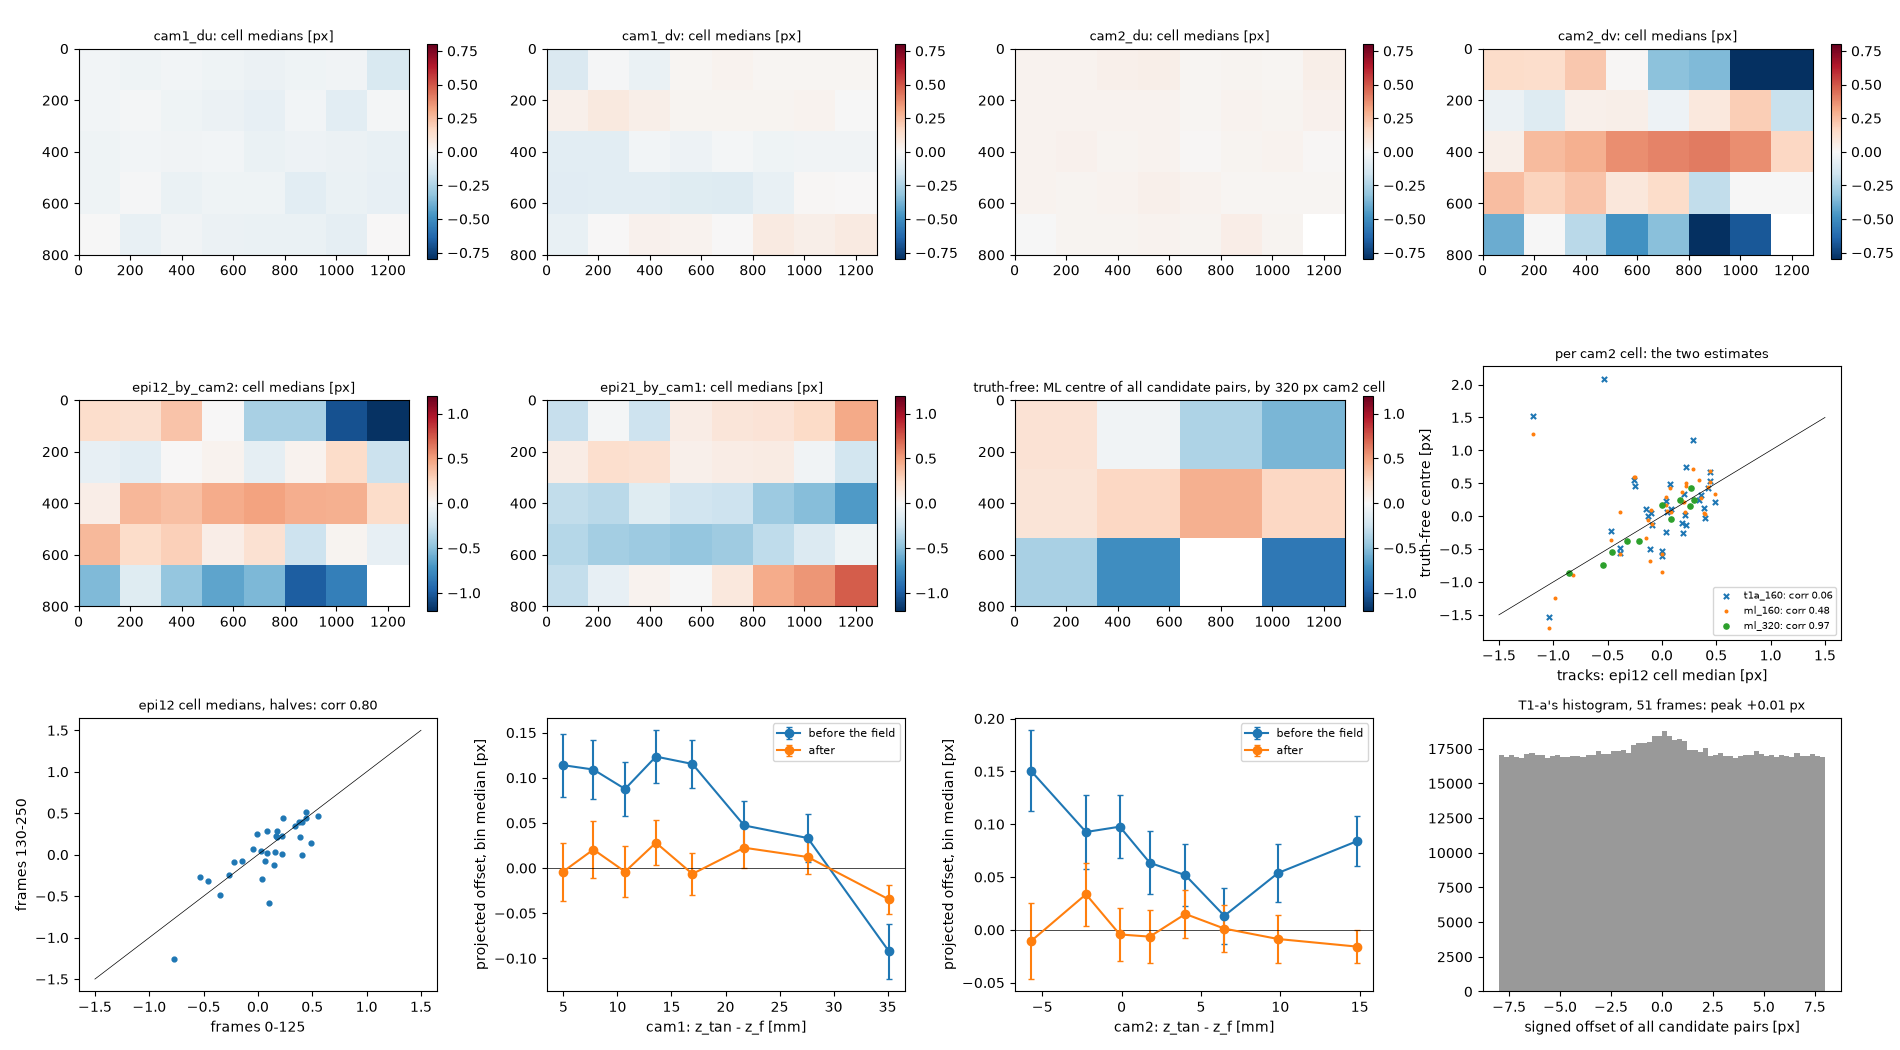

This figure's Python source:
"""V0 (plan, section 3): is there a pattern in T1's residuals that an image-space field can correct?

    python v0_pattern.py [--name t1_m15] [--gate 3]

Data: gather.py's frames of T1's 15 px run (every 5th of frames 0-250; the long tracks of at least 10 points; each
point paired one to one with the line detector's detections within GATE px in both cameras).
  1. The pairing: the share of points paired at 2, 3, 4 and 6 px, and the residuals' spread at each gate.
  2. The residuals per camera, du, dv = detection - the track's projection (whose 3-D point the tracker fitted to both
     cameras), and their spread against the detection's box length along each axis.
  3. Maps by region (cells of 160 px): per camera the medians of du and dv, and the signed offset across the epipolar
     curve (cam2's detection minus cam1's curve, by cam2's cell; cam1's against cam2's curve, by cam1's cell); the RMS of
     the cell medians, also with the medians' noise taken off.
  4. Stability: the same maps from frames 0-125 and 130-250; the correlation of the cell medians.
  5. A truth-free estimate that uses no tracks: per cam2 cell, the centre of the true pairs' peak in the signed offsets
     of all of S2's candidate pairs, against the tracks' cell medians: if ghosts drove the tracks' pattern, the two would
     differ.  T1-a's method (the excess's centroid about the histogram's maximum) proved too noisy per 160 px cell
     (the true pairs stand about 1.7 sigma above the floor per bin), so the judgement uses the maximum-likelihood
     centre (a Gaussian on a sloped floor, selfcal.peak_ml) per 320 px cell; all three are reported.
  6. The field: the projected fit (selfcal.fit_field) on all points, its bending weight by held-out loss (fitted on
     frames 0, 10, ..., judged on 5, 15, ...) and the noise model by the residuals; the fit on each half of the frames;
     the fields' agreement between the halves in the observable (the epipolar offset each predicts at the held-out
     points); the coverage and the standard error.
  7. Depth against image position: the offsets binned by each camera's depth (z_tan - z_f, the side and distance from
     focus) before the fit, and the residual after it; the image field's own size (the RMS of the offset it predicts)
     against the residual's depth trend (the RMS of its depth-bin medians, noise taken off).
Judged (plan): a real pattern when the regional medians' RMS (noise taken off) is at least 0.3 px, the halves agree
(correlation >= 0.7) and the two estimates agree; stop if the offsets depend on depth more than on image position.
Writes v0_pattern_out.txt, .json, v0_pattern.png, v0_fields.png and data/fields/t1_m15_{all,h1,h2,fit}.npz.
"""
from __future__ import annotations

import argparse
import math
import os

import numpy as np

import selfcal as sc

LAMS = [1e4, 1e5, 1e6, 1e7, 1e8, 1e9]
HALF = 125


def corr(a, b):
    ok = np.isfinite(a) & np.isfinite(b)
    if ok.sum() < 3:
        return float("nan"), int(ok.sum())
    return float(np.corrcoef(a[ok], b[ok])[0, 1]), int(ok.sum())


def depth_bins(x, y, nb=8):
    """Quantile bins of x: centres, medians of y, their standard errors."""
    ok = np.isfinite(x) & np.isfinite(y)
    edges = np.quantile(x[ok], np.linspace(0, 1, nb + 1))
    cs, ms, ses, ns = [], [], [], []
    for lo, hi in zip(edges[:-1], edges[1:]):
        m = ok & (x >= lo) & (x <= hi)
        if m.sum() < 20:
            continue
        v = y[m]
        md = float(np.median(v))
        cs.append(float(np.median(x[m])))
        ms.append(md)
        ses.append(1.2533 * 1.4826 * float(np.median(np.abs(v - md))) / math.sqrt(m.sum()))
        ns.append(int(m.sum()))
    cs, ms, ses, ns = map(np.array, (cs, ms, ses, ns))
    mu = float(np.average(ms, weights=ns))
    raw = float(np.sqrt(np.average((ms - mu) ** 2, weights=ns)))
    corrected = math.sqrt(max(raw ** 2 - float(np.average(ses ** 2, weights=ns)), 0.0))
    return {"centres": cs.tolist(), "medians": ms.tolist(), "se": ses.tolist(), "n": ns.tolist(), "rms": raw,
            "rms_noise_corrected": corrected}


def main():
    ap = argparse.ArgumentParser()
    ap.add_argument("--name", default="t1_m15")
    ap.add_argument("--gate", type=float, default=sc.R_PAIR)
    args = ap.parse_args()
    log = sc.Log("v0_pattern")
    recs = sc.load_gather(args.name)
    frames = [int(g["t"]) for g in recs]
    out = {"gather": args.name, "frames": frames, "gate_px": args.gate}
    log(f"V0 on {args.name}: {len(recs)} frames ({frames[0]}..{frames[-1]}), gate {args.gate} px")
    shape = sc.load_json(os.path.join(sc.CASE_DATA, "T1_shape.json"))
    zf = [c["z_f_mm"] for c in shape["cameras"]]

    # 1. the pairing at several gates
    n_all = sum(len(g["X"]) for g in recs)
    pg = {}
    for gate in (2.0, 3.0, 4.0, 6.0):
        fdg = sc.fitdata(recs, gate)
        rr = fdg.r
        pg[gate] = {"points": len(fdg), "share": len(fdg) / max(n_all, 1),
                    "rms": [[float(np.sqrt(np.mean(rr[:, c, k] ** 2))) for k in (0, 1)] for c in (0, 1)]}
        log(f"  gate {gate:.0f} px: {len(fdg)} of {n_all} long-track points paired in both cameras "
            f"({100 * pg[gate]['share']:.0f} %); RMS du, dv cam1 {pg[gate]['rms'][0][0]:.3f}, {pg[gate]['rms'][0][1]:.3f}"
            f", cam2 {pg[gate]['rms'][1][0]:.3f}, {pg[gate]['rms'][1][1]:.3f} px")
    out["pairing"] = {str(k): v for k, v in pg.items()}
    fd = sc.fitdata(recs, args.gate)
    log(f"  using gate {args.gate} px: {len(fd)} points, {len(np.unique(fd.track))} tracks")

    # epipolar offsets of the same points (gather.py: epi12 by cam2's detection, epi21 by cam1's)
    e12 = np.concatenate([g["epi12"][((g["pair"] >= 0) & (g["pair_dist"] <= args.gate)).all(axis=1)
                                     & np.all(np.isfinite(g["J"].reshape(len(g["X"]), -1)), axis=1)]
                          for g in recs if len(g["X"])])
    e21 = np.concatenate([g["epi21"][((g["pair"] >= 0) & (g["pair_dist"] <= args.gate)).all(axis=1)
                                     & np.all(np.isfinite(g["J"].reshape(len(g["X"]), -1)), axis=1)]
                          for g in recs if len(g["X"])])
    zt = [np.concatenate([g[f"z_track{c}"][((g["pair"] >= 0) & (g["pair_dist"] <= args.gate)).all(axis=1)
                                           & np.all(np.isfinite(g["J"].reshape(len(g["X"]), -1)), axis=1)]
                          for g in recs if len(g["X"])]) for c in (0, 1)]
    assert len(e12) == len(fd)
    obs0 = sc.observable(fd, fd.r)
    ok_o = np.isfinite(obs0) & np.isfinite(e12)
    k_lin = float(np.polyfit(obs0[ok_o], e12[ok_o], 1)[0])
    log(f"  the epipolar offset (cam2 detection - cam1's curve): median {np.nanmedian(e12):+.3f} px, RMS "
        f"{np.sqrt(np.nanmean(e12 ** 2)):.3f}, robust SD {1.4826 * np.nanmedian(np.abs(e12 - np.nanmedian(e12))):.3f}; "
        f"the projected residual of the same points: robust SD {1.4826 * np.nanmedian(np.abs(obs0 - np.nanmedian(obs0))):.3f}"
        f" (offset = {k_lin:.3f} x projected; correlation {corr(obs0, e12)[0]:.4f})")
    out["epipolar_offset"] = {"median": float(np.nanmedian(e12)), "rms": float(np.sqrt(np.nanmean(e12 ** 2))),
                              "offset_per_projected": k_lin, "corr_projected": corr(obs0, e12)[0]}

    # 2. residuals against the box lengths
    out["residuals"] = {}
    for c in (0, 1):
        rec = {}
        for k, ax in ((0, "u"), (1, "v")):
            r = fd.r[:, c, k]
            L = np.abs(fd.L[:, c, k])
            bins = [0, 2, 5, 10, 20, 60]
            rows = []
            for lo, hi in zip(bins[:-1], bins[1:]):
                m = (L >= lo) & (L < hi)
                if m.sum() < 20:
                    continue
                rows.append({"L": [lo, hi], "n": int(m.sum()), "median": float(np.median(r[m])),
                             "robust_sd": float(1.4826 * np.median(np.abs(r[m] - np.median(r[m]))))})
            rec[ax] = {"median": float(np.median(r)), "rms": float(np.sqrt(np.mean(r ** 2))),
                       "robust_sd": float(1.4826 * np.median(np.abs(r - np.median(r)))), "by_length": rows}
            log(f"  cam{c + 1} d{ax}: median {rec[ax]['median']:+.3f}, RMS {rec[ax]['rms']:.3f}, robust SD "
                f"{rec[ax]['robust_sd']:.3f} px; by the box length along {ax}: "
                + "; ".join(f"{q['L'][0]}-{q['L'][1]} px: {q['robust_sd']:.2f} (n {q['n']})" for q in rows))
        out["residuals"][f"cam{c + 1}"] = rec

    # 3. maps by region; 4. the halves
    maps = {}
    h1 = fd.frame <= HALF
    def mk(uv, val, sel=None):
        s = np.ones(len(val), bool) if sel is None else sel
        n, med, se = sc.cell_stats(uv[s], val[s])
        return n, med, se
    items = {"cam1_du": (fd.d[:, 0], fd.r[:, 0, 0]), "cam1_dv": (fd.d[:, 0], fd.r[:, 0, 1]),
             "cam2_du": (fd.d[:, 1], fd.r[:, 1, 0]), "cam2_dv": (fd.d[:, 1], fd.r[:, 1, 1]),
             "epi12_by_cam2": (fd.d[:, 1], e12), "epi21_by_cam1": (fd.d[:, 0], e21)}
    for key, (uv, val) in items.items():
        n, med, se = mk(uv, val)
        n1, m1, s1 = mk(uv, val, h1)
        n2, m2, s2 = mk(uv, val, ~h1)
        st = sc.map_rms(med, se, n)
        cc, nc = corr(m1, m2)
        maps[key] = {"n": n.tolist(), "median": med.tolist(), "se": se.tolist(), "stats": st,
                     "half1": m1.tolist(), "half2": m2.tolist(), "halves_corr": cc, "halves_cells": nc}
        log(f"  map {key}: {st['cells']} cells (>= 30 points); cell medians about their mean {st['mean']:+.3f}: RMS "
            f"{st['rms']:.3f} px, {st['rms_noise_corrected']:.3f} with the medians' noise ({st['se_rms']:.3f}) taken off;"
            f" halves: correlation {cc:.2f} over {nc} cells")
    out["maps"] = maps

    # 5. the truth-free estimate per cam2 cell from all candidate pairs
    cu, cv_ = [], []
    offs = []
    for g in recs:
        C = g["cand"]
        if not len(C):
            continue
        j = C[:, 1].astype(int)
        cu.append(g["det1"][j, 0])
        cv_.append(g["det1"][j, 1])
        offs.append(C[:, 7])
    cu, cv_, offs = map(np.concatenate, (cu, cv_, offs))
    pk_all, ex_all, fl_all = sc.peak_centre(offs)
    out["truth_free"] = {"all_pairs_peak": pk_all, "all_pairs_excess": ex_all, "floor_per_bin": fl_all}
    log(f"  truth-free (all {len(offs)} candidate pairs, no tracks): the peak of the signed offsets at {pk_all:+.3f} px "
        f"({ex_all:.0f} pairs above a floor of {fl_all:.0f} per 0.25 px)")
    # per cam2 cell: T1-a's peak (the first estimator: the centroid of the excess about the histogram's maximum,
    # too noisy per 160 px cell, where the true pairs' peak stands about 1.7 sigma above the floor per bin) and the
    # maximum-likelihood centre (a Gaussian on a sloped floor, selfcal.peak_ml), at 160 and 320 px
    for cell, method in ((160.0, "t1a"), (160.0, "ml"), (320.0, "ml")):
        nx, ny = int(math.ceil(1280 / cell)), int(math.ceil(800 / cell))
        est = np.full((ny, nx), np.nan)
        ses = np.full((ny, nx), np.nan)
        iu = np.clip(((cu + 0.5) // cell).astype(int), 0, nx - 1)
        iv = np.clip(((cv_ + 0.5) // cell).astype(int), 0, ny - 1)
        for a in range(ny):
            for b in range(nx):
                m = (iv == a) & (iu == b)
                if m.sum() < 2000:
                    continue
                if method == "t1a":
                    p, e, _f = sc.peak_centre(offs[m])
                    if e >= 100:
                        est[a, b] = p
                else:
                    mu, se, _s, _sh, nt = sc.peak_ml(offs[m])
                    if nt >= 100 and np.isfinite(se):
                        est[a, b], ses[a, b] = mu, se
        n_t, med_t, se_t = sc.cell_stats(fd.d[:, 1], e12, cell=cell)
        cc, nc = corr(est, med_t)
        dd = est - med_t
        okd = np.isfinite(dd)
        exp_sd = float(np.sqrt(np.nanmean((ses ** 2 + se_t ** 2)[okd]))) if method == "ml" and okd.any() else None
        key = f"{method}_{int(cell)}"
        out["truth_free"][key] = {"cells": est.tolist(), "se": ses.tolist(), "tracks": med_t.tolist(),
                                  "corr_with_tracks": cc, "cells_compared": nc,
                                  "rms_difference": float(np.sqrt(np.mean(dd[okd] ** 2))) if okd.any() else None,
                                  "expected_difference_sd": exp_sd}
        log(f"  truth-free per cam2 cell ({method}, {cell:.0f} px): correlation with the tracks' medians {cc:.2f} over "
            f"{nc} cells, RMS difference {out['truth_free'][key]['rms_difference']:.3f} px"
            + (f" (expected from the two estimates' standard errors {exp_sd:.3f})" if exp_sd else ""))
        if key == "ml_320":
            out["truth_free"]["corr_with_tracks"] = cc
        if key == "t1a_160":
            est160, trk = est, med_t

    # 6. the field
    fit_m = fd.frame % 10 == 0
    log("  6. the field (2 cameras, B-splines 10 x 6 intervals; bending weight by held-out loss, noise by the residuals)")
    field = sc.Field(2)
    rec_all, lam, noise = sc.fit_with_noise(field, fd.subset(fit_m), fd.subset(~fit_m), LAMS, log)
    f_fit = field                              # fitted on frames 0, 10, ... (for V1)
    f_fit.make_dense([fd.subset(fit_m).d[fd.subset(fit_m).mask[:, c], c] for c in (0, 1)])
    f_fit.meta = {"gather": args.name, "frames": "t % 10 == 0", "lam": lam, "noise": noise}
    os.makedirs(os.path.join(sc.DATA, "fields"), exist_ok=True)
    f_fit.save(os.path.join(sc.DATA, "fields", f"{args.name}_fit.npz"))
    s_test = sc.heldout_score(f_fit, fd.subset(~fit_m), noise)
    log(f"    held out (frames 5, 15, ...): projected MAD {s_test['mad_before']:.3f} -> {s_test['mad_after']:.3f}, "
        f"{sc.ROBUST} loss {s_test['loss_before']:.4f} -> {s_test['loss_after']:.4f}")
    fields = {}
    for nm, sel in (("all", np.ones(len(fd), bool)), ("h1", h1), ("h2", ~h1)):
        f = sc.Field(2)
        r = sc.fit_field(f, fd.subset(sel), lam, noise, log=log)
        f.make_dense([fd.subset(sel).d[fd.subset(sel).mask[:, c], c] for c in (0, 1)])
        f.meta = {"gather": args.name, "frames": nm, "lam": lam, "noise": noise, "fit": r}
        f.save(os.path.join(sc.DATA, "fields", f"{args.name}_{nm}.npz"))
        fields[nm] = f
    # the observable each predicts at every point (2 cameras: the offset across the curve, in the null direction)
    pred = {nm: sc.observable(fd, sc.field_at(f, fd)) for nm, f in fields.items()}
    c12, _n = corr(pred["h1"][~h1], pred["h2"][~h1])
    c21, _n = corr(pred["h1"][h1], pred["h2"][h1])
    rms_pred = float(np.sqrt(np.nanmean((pred["all"] - np.nanmean(pred["all"])) ** 2)))
    rms_pred_m = float(np.sqrt(np.nanmean(pred["all"] ** 2)))
    diff_h = float(np.sqrt(np.nanmean((pred["h1"] - pred["h2"]) ** 2)))
    obs_after = obs0 - pred["all"]
    sd0 = 1.4826 * np.nanmedian(np.abs(obs0 - np.nanmedian(obs0)))
    sd1 = 1.4826 * np.nanmedian(np.abs(obs_after - np.nanmedian(obs_after)))
    log(f"    the field's offset across the curves (at the points): RMS {rms_pred_m:.3f} px ({rms_pred:.3f} about its "
        f"mean {np.nanmean(pred['all']):+.3f}); the halves' fields predict it alike: correlation {c12:.2f} (on the "
        f"second half's points) and {c21:.2f} (first half's), RMS difference {diff_h:.3f} px; the points' offset robust "
        f"SD {sd0:.3f} -> {sd1:.3f} px after it")
    se_med = []
    for c in (0, 1):
        uvs = fd.d[fd.mask[:, c], c]
        sel = np.random.default_rng(0).choice(len(uvs), size=min(400, len(uvs)), replace=False)
        se = sc.field_se(fields["all"], c, uvs[sel])
        se_med.append(np.median(se, axis=0).tolist())
        cov = fields["all"].covered[c]
        g = fields["all"].dense[c]
        log(f"    cam{c + 1}: the field over its covered pixels ({100 * cov.mean():.0f} % of the sensor): du RMS "
            f"{np.sqrt(np.mean(g[0][cov] ** 2)):.3f}, dv RMS {np.sqrt(np.mean(g[1][cov] ** 2)):.3f} px (max |c| "
            f"{np.sqrt(g[0][cov] ** 2 + g[1][cov] ** 2).max():.2f}); its standard error at the data (median) du "
            f"{se_med[-1][0]:.3f}, dv {se_med[-1][1]:.3f} px")
    out["field"] = {"lam": lam, "noise": noise, "selection": rec_all, "heldout": s_test,
                    "offset_rms_px": rms_pred_m, "offset_rms_about_mean_px": rms_pred, "offset_mean_px":
                    float(np.nanmean(pred["all"])), "halves_corr": [c12, c21], "halves_rms_diff_px": diff_h,
                    "points_offset_sd_before_after": [float(sd0), float(sd1)], "se_median_px": se_med,
                    "covered_share": [float(fields["all"].covered[c].mean()) for c in (0, 1)]}

    # 7. depth against image position
    dep = {}
    for c in (0, 1):
        x = zt[c][:, 0] - zf[c]
        b0 = depth_bins(x, obs0)
        b1 = depth_bins(x, obs_after)
        dep[f"cam{c + 1}"] = {"before": b0, "after": b1}
        log(f"    by cam{c + 1}'s z_tan - z_f ({np.nanpercentile(x, 5):+.0f} to {np.nanpercentile(x, 95):+.0f} mm): the "
            f"projected offset's bin medians RMS {b0['rms_noise_corrected']:.3f} px before the field, "
            f"{b1['rms_noise_corrected']:.3f} after (noise taken off); medians after "
            + ", ".join(f"{m:+.2f}" for m in b1["medians"]))
    trend = max(dep[k]["after"]["rms_noise_corrected"] for k in dep)
    out["depth"] = dep
    stop = trend > rms_pred
    log(f"  7. the image field's size (RMS of its offset about the mean) {rms_pred:.3f} px against the depth trend left "
        f"after it {trend:.3f} px: {'STOP (depth dominates)' if stop else 'image position dominates'}")

    # the judgement
    st = maps["epi12_by_cam2"]["stats"]
    real = st["rms_noise_corrected"] >= 0.3
    halves = maps["epi12_by_cam2"]["halves_corr"] >= 0.7
    agree = (out["truth_free"]["corr_with_tracks"] or 0) >= 0.7
    out["judged"] = {"pattern_rms_ge_0.3": real, "halves_corr_ge_0.7": halves, "estimates_agree_corr_ge_0.7": agree,
                     "stop_depth": stop}
    log(f"V0 judged: regional medians' RMS (epipolar offset, noise taken off) {st['rms_noise_corrected']:.3f} px "
        f"{'>=' if real else '<'} 0.3; halves correlation {maps['epi12_by_cam2']['halves_corr']:.2f} "
        f"{'>=' if halves else '<'} 0.7; the truth-free estimate's correlation (ML, 320 px cells) "
        f"{out['truth_free']['corr_with_tracks']:.2f} {'>=' if agree else '<'} 0.7; depth "
        f"{'dominates: STOP' if stop else 'does not dominate'}")

    # figures
    import matplotlib
    matplotlib.use("Agg")
    import matplotlib.pyplot as plt
    fig, ax = plt.subplots(3, 4, figsize=(19, 10.5))
    ext = [0, 1280, 800, 0]
    for k, key in enumerate(("cam1_du", "cam1_dv", "cam2_du", "cam2_dv")):
        a = ax[0, k]
        im = a.imshow(np.array(maps[key]["median"]), extent=ext, cmap="RdBu_r", vmin=-0.8, vmax=0.8)
        a.set_title(f"{key}: cell medians [px]", fontsize=9)
        plt.colorbar(im, ax=a, fraction=0.03)
    for k, key in enumerate(("epi12_by_cam2", "epi21_by_cam1")):
        a = ax[1, k]
        im = a.imshow(np.array(maps[key]["median"]), extent=ext, cmap="RdBu_r", vmin=-1.2, vmax=1.2)
        a.set_title(f"{key}: cell medians [px]", fontsize=9)
        plt.colorbar(im, ax=a, fraction=0.03)
    tf3 = out["truth_free"]["ml_320"]
    a = ax[1, 2]
    im = a.imshow(np.array(tf3["cells"], float), extent=ext, cmap="RdBu_r", vmin=-1.2, vmax=1.2)
    a.set_title("truth-free: ML centre of all candidate pairs, by 320 px cam2 cell", fontsize=9)
    plt.colorbar(im, ax=a, fraction=0.03)
    a = ax[1, 3]
    for key, mk in (("t1a_160", "x"), ("ml_160", "."), ("ml_320", "o")):
        t = out["truth_free"][key]
        a.scatter(np.array(t["tracks"], float).ravel(), np.array(t["cells"], float).ravel(), s=14, marker=mk,
                  label=f"{key}: corr {t['corr_with_tracks']:.2f}")
    a.plot([-1.5, 1.5], [-1.5, 1.5], "k-", lw=0.5)
    a.set_xlabel("tracks: epi12 cell median [px]")
    a.set_ylabel("truth-free centre [px]")
    a.legend(fontsize=7)
    a.set_title("per cam2 cell: the two estimates", fontsize=9)
    a = ax[2, 0]
    m1 = np.array(maps["epi12_by_cam2"]["half1"]).ravel()
    m2 = np.array(maps["epi12_by_cam2"]["half2"]).ravel()
    a.scatter(m1, m2, s=12)
    a.plot([-1.5, 1.5], [-1.5, 1.5], "k-", lw=0.5)
    a.set_xlabel("frames 0-125")
    a.set_ylabel("frames 130-250")
    a.set_title(f"epi12 cell medians, halves: corr {maps['epi12_by_cam2']['halves_corr']:.2f}", fontsize=9)
    for k, c in enumerate((0, 1)):
        a = ax[2, 1 + k]
        for nm, lab in (("before", "before the field"), ("after", "after")):
            b = dep[f"cam{c + 1}"][nm]
            a.errorbar(b["centres"], b["medians"], yerr=b["se"], marker="o", capsize=2, label=lab)
        a.axhline(0, color="k", lw=0.5)
        a.set_xlabel(f"cam{c + 1}: z_tan - z_f [mm]")
        a.set_ylabel("projected offset, bin median [px]")
        a.legend(fontsize=8)
    a = ax[2, 3]
    h, e = np.histogram(offs, bins=np.arange(-8, 8.001, 0.25))
    a.bar(0.5 * (e[1:] + e[:-1]), h, width=0.25, color="0.6")
    a.set_xlabel("signed offset of all candidate pairs [px]")
    a.set_title(f"T1-a's histogram, 51 frames: peak {pk_all:+.2f} px", fontsize=9)
    fig.tight_layout()
    fig.savefig(os.path.join(sc.HERE, "v0_pattern.png"), dpi=100)
    plt.close(fig)
    fig, ax = plt.subplots(2, 3, figsize=(16, 7.5))
    for c in (0, 1):
        g = fields["all"].dense[c]
        cov = fields["all"].covered[c]
        for k, nm in ((0, "du"), (1, "dv")):
            a = ax[c, k]
            img = np.where(cov, g[k], np.nan)
            im = a.imshow(img, cmap="RdBu_r", vmin=-1.0, vmax=1.0)
            a.set_title(f"cam{c + 1} {nm}: the fitted field (all frames) [px]", fontsize=9)
            plt.colorbar(im, ax=a, fraction=0.03)
        a = ax[c, 2]
        sel = fd.mask[:, c]
        a.scatter(fd.d[sel, c, 0], fd.d[sel, c, 1], s=0.2, c="k")
        a.set_xlim(0, 1280)
        a.set_ylim(800, 0)
        a.set_title(f"cam{c + 1}: the paired points ({int(sel.sum())})", fontsize=9)
    fig.tight_layout()
    fig.savefig(os.path.join(sc.HERE, "v0_fields.png"), dpi=100)
    plt.close(fig)
    log.save(out)


if __name__ == "__main__":
    main()
